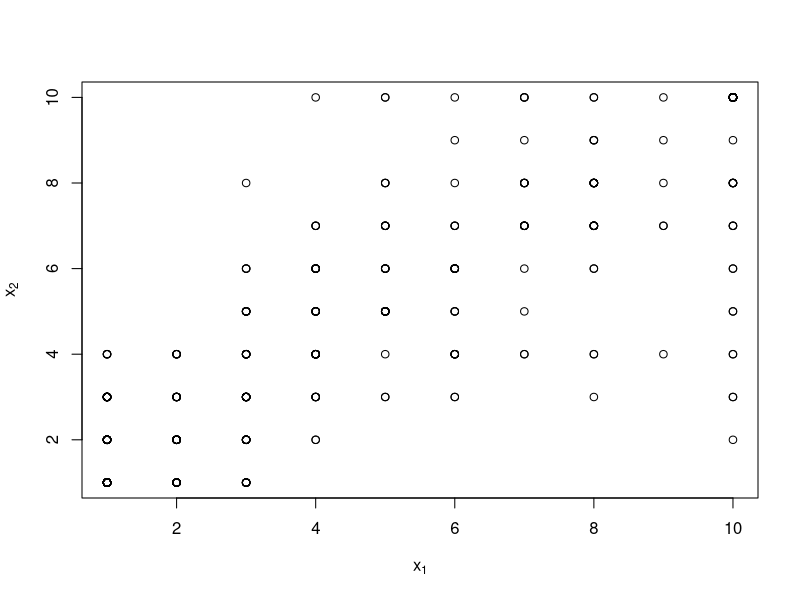
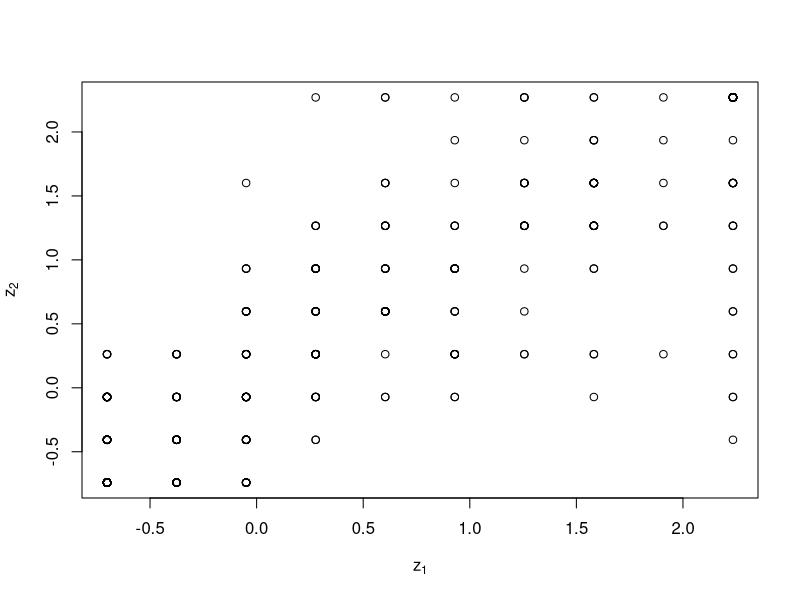
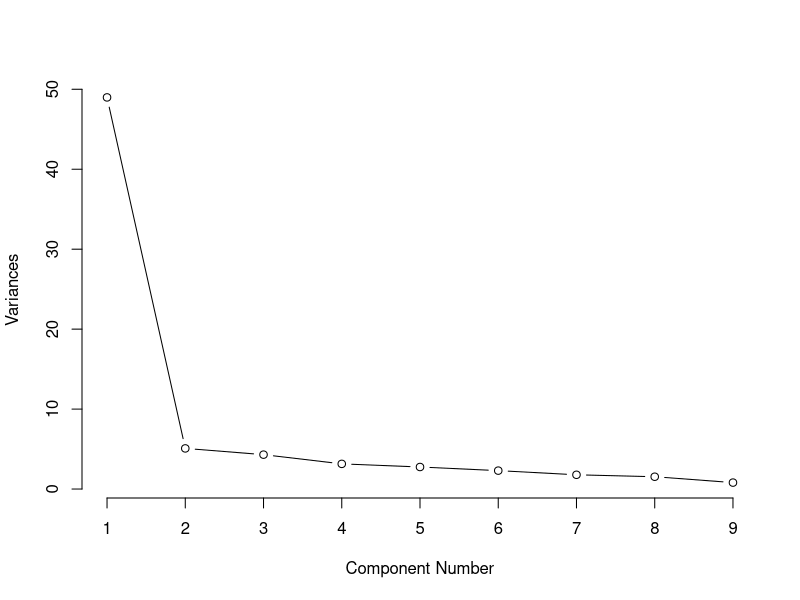
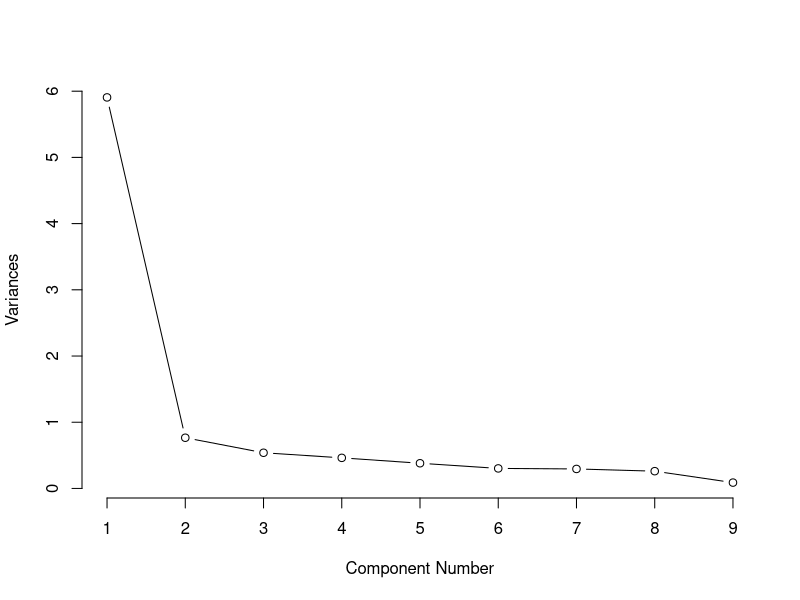

Recreate these plots in R, in order.
## Load mlbench package
library(mlbench)
## Load the data
data(BreastCancer)

library(tidyverse)

## Removing NA not replacing with Mode/Median
no_NA <- drop_na(BreastCancer)

## Removing ID column
no_NA <- no_NA[,-1]

no_NA <- no_NA[,-10]

## Turn data frame to matrix
mBC <- data.matrix(no_NA, rownames.force=NA)

## Calculating the Variance
VBC <- apply(mBC, 2, var)

## Correlation
cor1 <- cor(mBC)

## Selecting Cell Size and Shape
X = mBC[,c(2,3)]

plot(X[,1], X[,2], xlab = expression(x[1]), ylab = expression(x[2]))

z = scale(X)

plot(z[,1], z[,2], xlab = expression(z[1]), ylab = expression(z[2]))


## Sample Covariance 
S = var(mBC)

(s_sq = diag(S))

## Total Variance
(total_variantion = sum(s_sq))

## PCA on data
(pca1 = prcomp(x=mBC))

summary(pca1)

## Scree diagram for PCA1
plot(pca1, type="lines",main="")
title(xlab="Component Number")


## PCA for scales
(pca2 = prcomp(x=mBC, scale =TRUE ))

summary(pca2)

## Scree diagram for PCA2
plot(pca2, type="lines",main="")
title(xlab="Component Number")